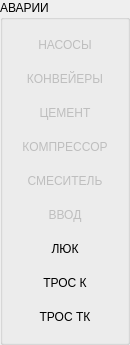
  <widget class="QGroupBox" name="groupBox">
   <property name="geometry">
    <rect>
     <x>1437</x>
     <y>520</y>
     <width>130</width>
     <height>345</height>
    </rect>
   </property>
   <property name="title">
    <string>АВАРИИ</string>
   </property>
   <property name="style" stdset="0">
    <string>panel</string>
   </property>
   <layout class="QVBoxLayout" name="verticalLayout">
    <item>
     <widget class="QLabel" name="power_3">
      <property name="enabled">
       <bool>false</bool>
      </property>
      <property name="text">
       <string>НАСОСЫ</string>
      </property>
      <property name="alignment">
       <set>Qt::AlignCenter</set>
      </property>
      <property name="style" stdset="0">
       <string>status_fail</string>
      </property>
     </widget>
    </item>
    <item>
     <widget class="QLabel" name="power_1">
      <property name="enabled">
       <bool>false</bool>
      </property>
      <property name="text">
       <string>КОНВЕЙЕРЫ</string>
      </property>
      <property name="alignment">
       <set>Qt::AlignCenter</set>
      </property>
      <property name="style" stdset="0">
       <string>status_fail</string>
      </property>
     </widget>
    </item>
    <item>
     <widget class="QLabel" name="power_2">
      <property name="enabled">
       <bool>false</bool>
      </property>
      <property name="text">
       <string>ЦЕМЕНТ</string>
      </property>
      <property name="alignment">
       <set>Qt::AlignCenter</set>
      </property>
      <property name="style" stdset="0">
       <string>status_fail</string>
      </property>
     </widget>
    </item>
    <item>
     <widget class="QLabel" name="power_5">
      <property name="enabled">
       <bool>false</bool>
      </property>
      <property name="text">
       <string>КОМПРЕССОР</string>
      </property>
      <property name="alignment">
       <set>Qt::AlignCenter</set>
      </property>
      <property name="style" stdset="0">
       <string>status_fail</string>
      </property>
     </widget>
    </item>
    <item>
     <widget class="QLabel" name="power_4">
      <property name="enabled">
       <bool>false</bool>
      </property>
      <property name="text">
       <string>СМЕСИТЕЛЬ</string>
      </property>
      <property name="alignment">
       <set>Qt::AlignCenter</set>
      </property>
      <property name="style" stdset="0">
       <string>status_fail</string>
      </property>
     </widget>
    </item>
    <item>
     <widget class="QLabel" name="power_6">
      <property name="enabled">
       <bool>false</bool>
      </property>
      <property name="text">
       <string>ВВОД</string>
      </property>
      <property name="alignment">
       <set>Qt::AlignCenter</set>
      </property>
      <property name="style" stdset="0">
       <string>status_fail</string>
      </property>
     </widget>
    </item>
    <item>
     <widget class="QLabel" name="rope_3">
      <property name="text">
       <string>ЛЮК</string>
      </property>
      <property name="alignment">
       <set>Qt::AlignCenter</set>
      </property>
      <property name="style" stdset="0">
       <string>status_fail</string>
      </property>
     </widget>
    </item>
    <item>
     <widget class="QLabel" name="rope_1">
      <property name="styleSheet">
       <string notr="true"/>
      </property>
      <property name="text">
       <string>ТРОС К</string>
      </property>
      <property name="alignment">
       <set>Qt::AlignCenter</set>
      </property>
      <property name="style" stdset="0">
       <string>status_fail</string>
      </property>
     </widget>
    </item>
    <item>
     <widget class="QLabel" name="rope_2">
      <property name="text">
       <string>ТРОС ТК</string>
      </property>
      <property name="alignment">
       <set>Qt::AlignCenter</set>
      </property>
      <property name="style" stdset="0">
       <string>status_fail</string>
      </property>
     </widget>
    </item>
   </layout>
  </widget>
